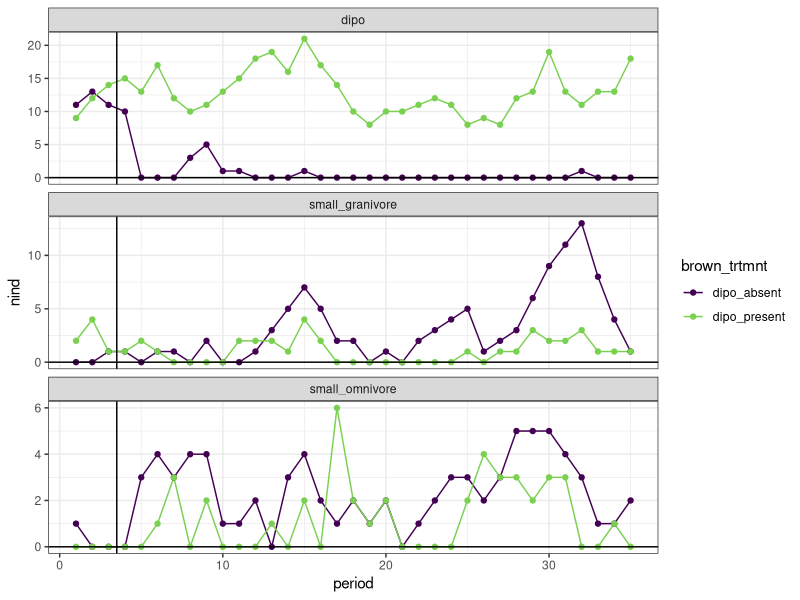
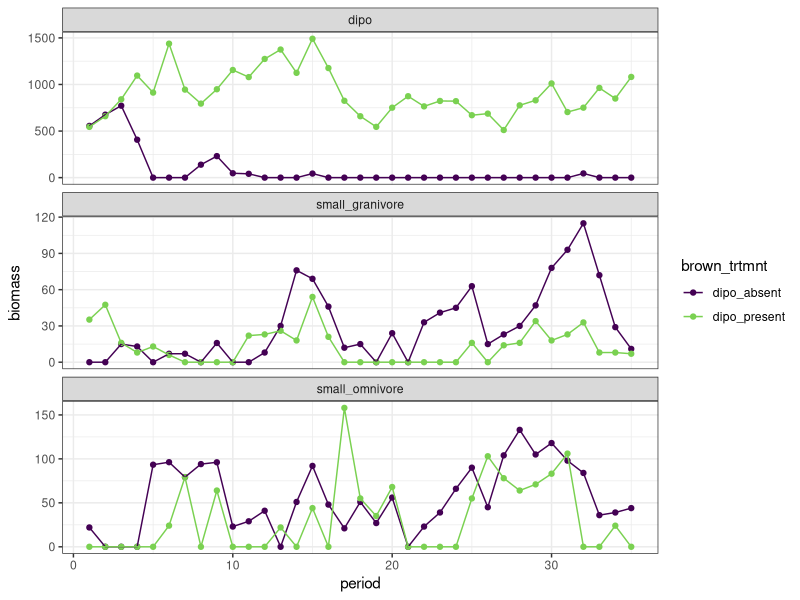
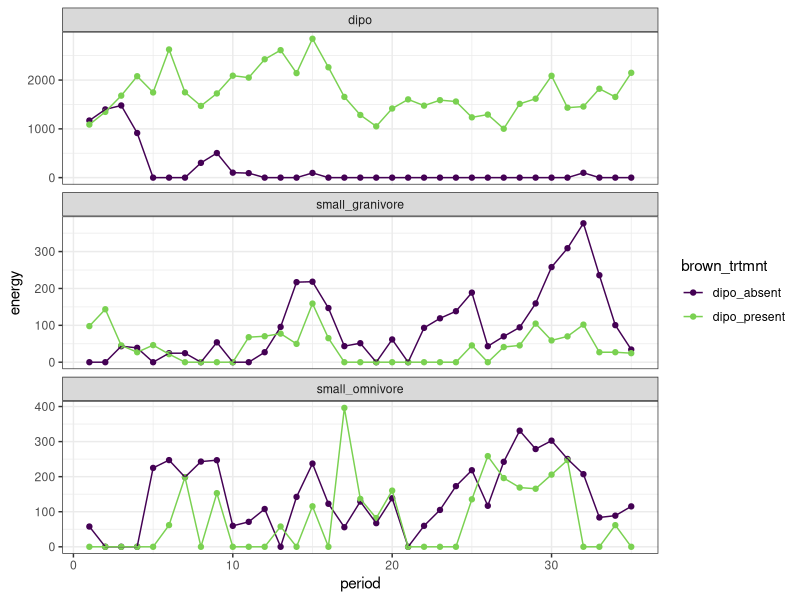
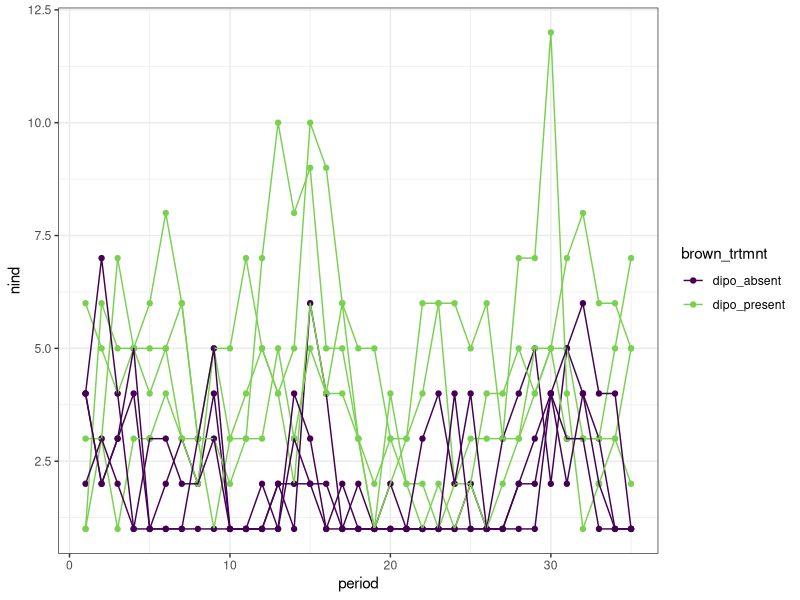
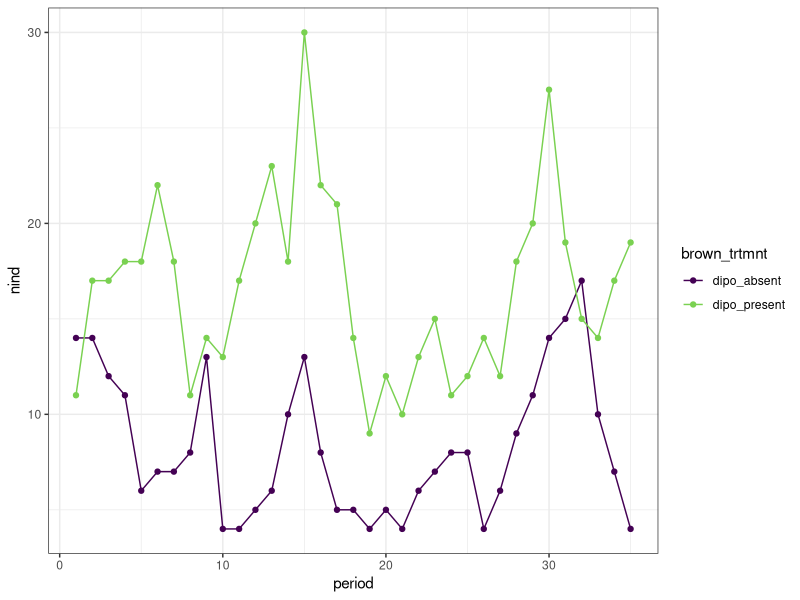
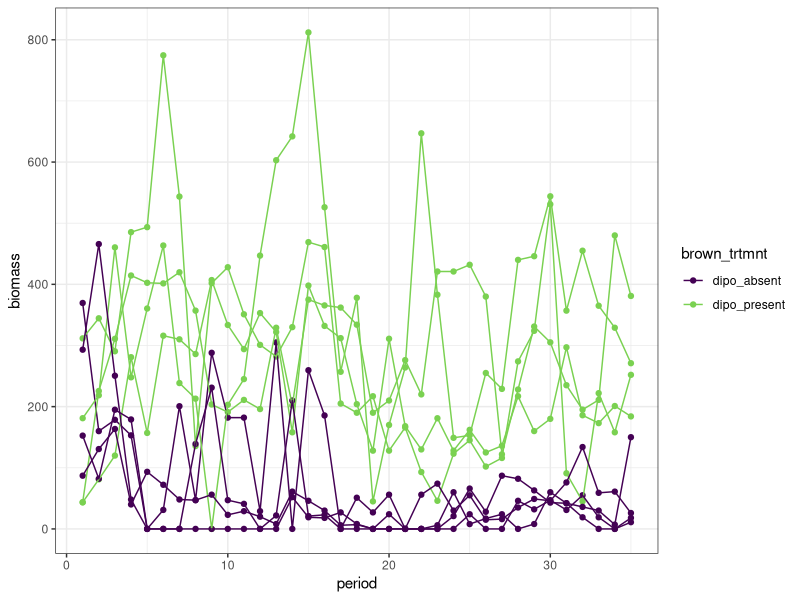
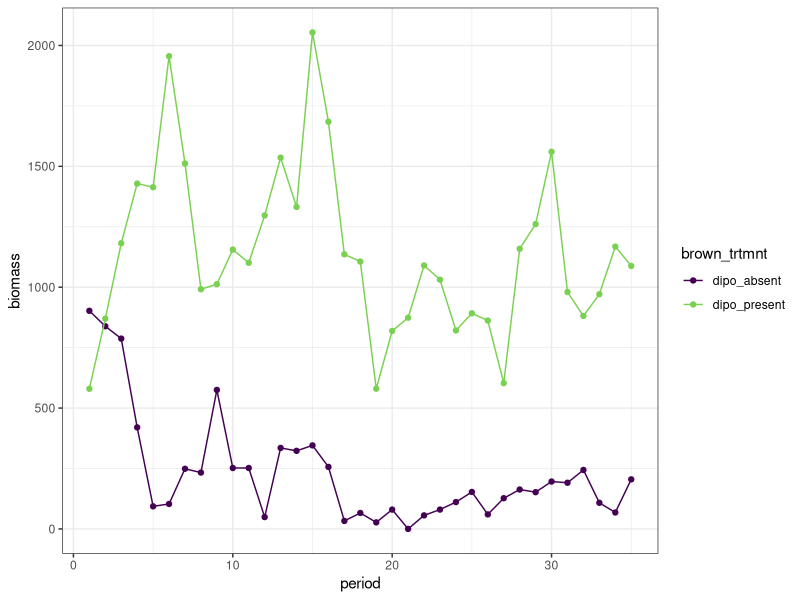
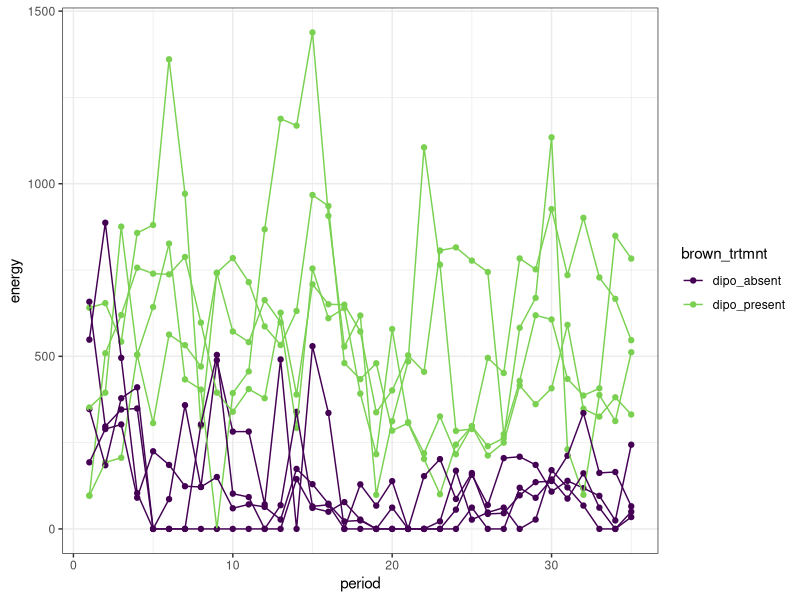

Write R code to recreate these figures, in order.
## ---- chunk 1
knitr::opts_chunk$set(echo = TRUE)
rats <- read.csv(here::here("lore", "1981_competition", "1981_data_complete.csv"), stringsAsFactors = F)
rat_totals <- read.csv(here::here("lore", "1981_competition", "1981_data_statevars.csv"), stringsAsFactors = F)
library(dplyr)
library(ggplot2)

## ---- chunk 2

ggplot(filter(rat_totals, type != "other"), aes(period, nind, color = brown_trtmnt)) +
  geom_line() +
  geom_point()+
  theme_bw() +
  facet_wrap(vars(type), ncol = 1, scales = "free_y") +
  geom_vline(xintercept = 3.5) +
  geom_hline(yintercept = 0) +
  scale_colour_viridis_d(end = .8)

## ---- chunk 3

ggplot(filter(rat_totals, type != "other"), aes(period, biomass, color = brown_trtmnt)) +
  geom_point() +
  geom_line() +
  theme_bw() +
  scale_color_viridis_d(end = .8) +
  facet_wrap(vars(type),scales = "free_y", ncol = 1)

ggplot(filter(rat_totals, type != "other"), aes(period, energy, color = brown_trtmnt)) +
  geom_point() +
  geom_line() +
  theme_bw() +
  scale_color_viridis_d(end = .8) +
  facet_wrap(vars(type),scales = "free_y", ncol = 1)




## ---- chunk 4

rat_plot_totals <- rats %>%
  group_by(plot, period) %>%
  mutate(nind = dplyr::n(),
         biomass = sum(wgt, na.rm = T),
         energy = sum(energy, na.rm = T)) %>%
  select(-day, -stake, -species, -sex, -hfl, -wgt, -tag, -ltag, -granivore, -omnivore, -small_granivore, -small_omnivore, -dipo, -type) %>%
  distinct()

rat_treatment_totals <- rats %>%
  group_by(brown_trtmnt, period) %>%
  summarize(nind = dplyr::n(),
         biomass = sum(wgt, na.rm = T),
         energy = sum(energy, na.rm = T))

ggplot(rat_plot_totals, aes(period, nind, group = plot, color = brown_trtmnt)) +
  geom_point() +
  geom_line() +
  scale_color_viridis_d(end = .8) +
  theme_bw() 
ggplot(rat_treatment_totals, aes(period, nind, color = brown_trtmnt)) +
  geom_point() +
  geom_line() +
  theme_bw() +
  scale_color_viridis_d(end = .8)




ggplot(rat_plot_totals, aes(period, biomass, group = plot, color = brown_trtmnt)) +
  geom_point() +
  geom_line() +
  scale_color_viridis_d(end = .8) +
  theme_bw() 
ggplot(rat_treatment_totals, aes(period, biomass, color = brown_trtmnt)) +
  geom_point() +
  geom_line() +
  theme_bw() +
  scale_color_viridis_d(end = .8)


ggplot(rat_plot_totals, aes(period, energy, group = plot, color = brown_trtmnt)) +
  geom_point() +
  geom_line() +
  scale_color_viridis_d(end = .8) +
  theme_bw() 
ggplot(rat_treatment_totals, aes(period, energy, color = brown_trtmnt)) +
  geom_point() +
  geom_line() +
  theme_bw() +
  scale_color_viridis_d(end = .8)
